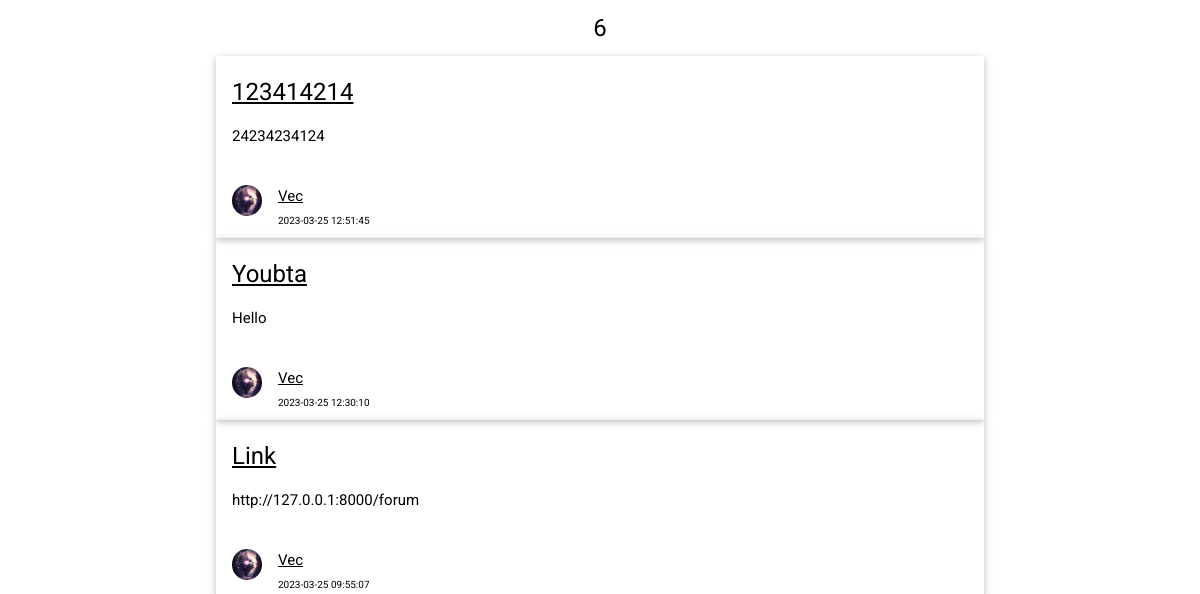
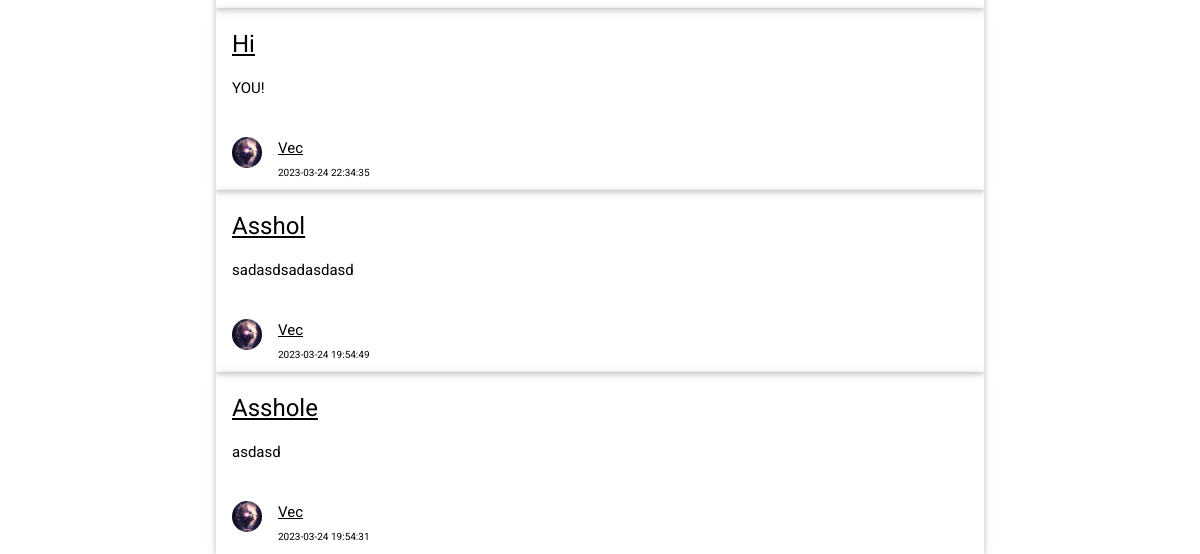
/forum/, run on an earlier commit of the app's database (2 pictures, top to bottom).
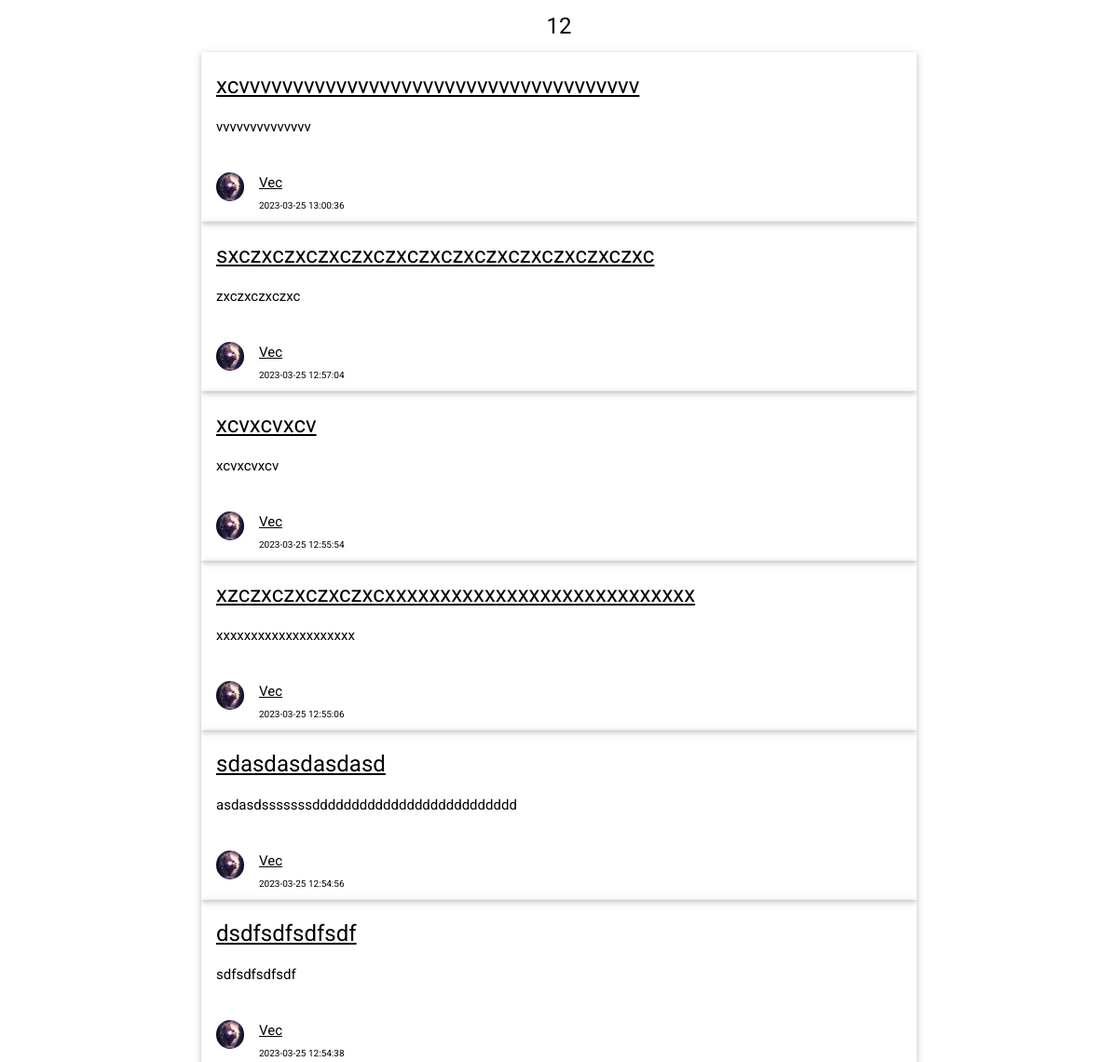
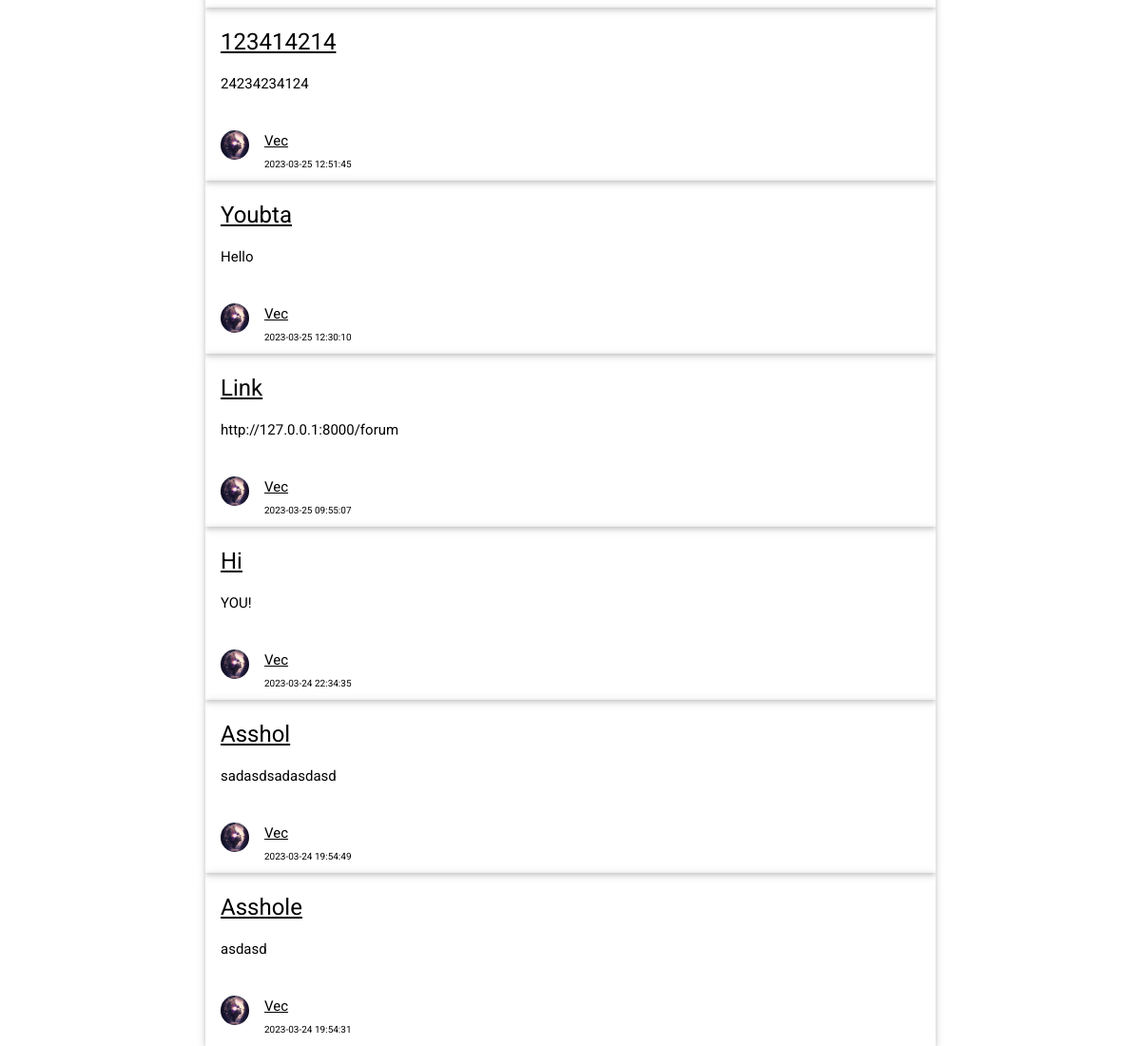
And on a later commit of the database (2 pictures, top to bottom).
### semas_app/views.py (the view)
# urls.py: re_path(r'forum/?', views.forum_topics),
def forum_topics(request):
    if request.method != "GET": return HttpResponse("<h1>Страница не найдена: 404</h1>")
    cookie_user_id = request.COOKIES.get("id")
    forums = Forum.get_forums()
    data = {"cookie_user_id": cookie_user_id, "forums": forums, "forums_count": len(forums)}
    return render(request, "forum_topics.html", context=data)

### semas_app/models.py (called while the page is built)
    def truncate(txt, count):
        if len(txt) <= count:
            return txt
        else:
            return txt[:count] + "..."

    def get_avatar_link(avatar, user_id):
        if not avatar:
            link = f"images/default.png"
        else:
            link = f"images/avatars/{user_id}/{avatar}"
        return link

    @staticmethod
    def get_forums():
        try:
            con = sqlite3.connect(DB_NAME)
            cur = con.cursor()
            result = cur.execute("SELECT forum.id AS id, creatorId, name, message, date, user.avatar AS avatar, user.nick AS nick \
             FROM forum INNER JOIN user ON forum.creatorId=user.id ORDER BY date DESC").fetchall()
            return Forum.__parse_forums(result)
        except sqlite3.Error as error:
            con.rollback()
            print(f"DataBase error {error.__str__()}")
            return JsonResponse({'message': Response.UNKNOWN_ERROR.value})
        finally:
            con.close()

### semas_app/templates/forum_topics.html (shortened to what this page needs)
{% load static %}
<!DOCTYPE html>
<html lang="ru">
<head>
<link rel="stylesheet" type="text/css" href="{% static "css/main.css" %}">
<link rel="stylesheet" type="text/css" href="{% static "css/w3.css" %}">
<link rel="stylesheet" href="https://cdnjs.cloudflare.com/ajax/libs/font-awesome/4.7.0/css/font-awesome.min.css">
</head>
<body>
<div class="w3-content" style="max-width:800px;">
	<div class="w3-container">
		{% if forums_count %}
			<h3 class="w3-center">{{ forums_count }}</h3>
		{% endif %}
	{% for forum in forums %}
		<div class="w3-card w3-padding w3-clear">
			<h3><a href="forum/{{ forum.id }}">{{forum.name}}</a></h3>
			<p>{{ forum.message }}</p><br />
				<a href="user/{{ forum.creator_id }}"><img src="{% static forum.avatar %}" class="w3-left w3-circle w3-margin-right avatar" style="width:30px" />
				<span>{{ forum.nick }}</span></a><br />
				<span class="small">{{ forum.date }}</span>
		</div>
		{% empty %}
		<h6 class="w3-opacity w3-center">Тем пока что нет</h6>
	{% endfor %}
	</div>
</div>
</body>
</html>

What changed in the data, as far as the page shows it:
added forum: name "xcvvvvvvvvvvvvvvvvvvvvvvvvvvvvvvvvvvvvv", message "vvvvvvvvvvvvvv", nick "Vec", date "2023-03-25 13:00:36"
added forum: name "sxczxczxczxczxczxczxczxczxczxczxczxczxc", message "zxczxczxczxc", nick "Vec", date "2023-03-25 12:57:04"
added forum: name "xcvxcvxcv", message "xcvxcvxcv", nick "Vec", date "2023-03-25 12:55:54"
added forum: name "xzczxczxczxczxcxxxxxxxxxxxxxxxxxxxxxxxxxxxx", message "xxxxxxxxxxxxxxxxxxxx", nick "Vec", date "2023-03-25 12:55:06"
added forum: name "sdasdasdasdasd", message "asdasdsssssssdddddddddddddddddddddddddd", nick "Vec", date "2023-03-25 12:54:56"
added forum: name "dsdfsdfsdfsdf", message "sdfsdfsdfsdf", nick "Vec", date "2023-03-25 12:54:38"
Also different on the page:
{{ forums_count }}: "6" → "12"
